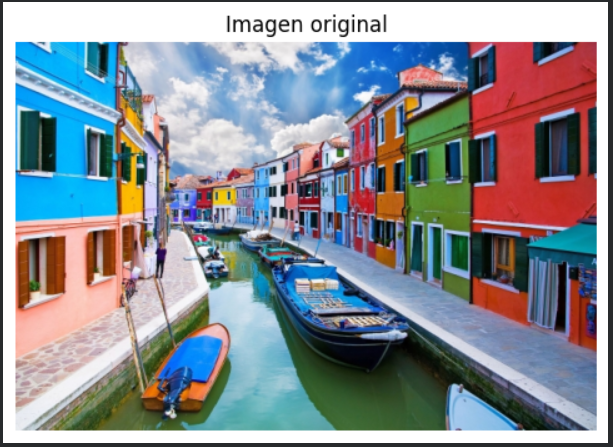
#> input picture reto_3/imagenOriginal.png, 613 x 447 px, given in place of the camera
$ python reto_4.py
#> lines starting #> are read from the running program, lines starting #| are printed output that depends on the picture; after the words box and inside, x2 and y2 are one past the last pixel; in counts of white or black regions, pixels touching at a corner belong together
import cv2
import numpy as np


# ROJO: en HSV el rojo "envuelve" el hue, por eso tiene 2 rangos
RED1_LOWER = np.array([0, 120, 70])
RED1_UPPER = np.array([10, 255, 255])
RED2_LOWER = np.array([170, 120, 70])
RED2_UPPER = np.array([180, 255, 255])

GREEN_LOWER = np.array([35, 80, 60])
GREEN_UPPER = np.array([85, 255, 255])

BLUE_LOWER = np.array([90, 80, 60])
BLUE_UPPER = np.array([130, 255, 255])

colors_hsv = [
    ("Rojo",  (RED1_LOWER, RED1_UPPER, RED2_LOWER, RED2_UPPER)),
    ("Verde", (GREEN_LOWER, GREEN_UPPER)),
    ("Azul",  (BLUE_LOWER, BLUE_UPPER)),
]

kernel = np.ones((5, 5), np.uint8)


# CAPTURA DE VIDEO
cap = cv2.VideoCapture(0)  # 0 = webcam principal

if not cap.isOpened():
    raise RuntimeError("No se pudo abrir la cámara. Prueba con 1 o revisa permisos.")

min_area = 800  # evita detectar ruido pequeño

while True:
    ret, frame = cap.read()
#> frame is the input picture: shape (447, 613, 3); mean B, G, R 149.4, 142.4, 137
    if not ret:
        break

    # Convertir a HSV
    hsv = cv2.cvtColor(frame, cv2.COLOR_BGR2HSV)
#> hsv: shape (447, 613, 3); mean H, S, V 73.5, 98.8, 174.6

    best_label = None
    best_area = 0
    best_box = None

    # Probar cada color y quedarnos con el más grande
    for item in colors_hsv:
        label = item[0]

        if label == "Rojo":
            r1_low, r1_up, r2_low, r2_up = item[1]
            mask1 = cv2.inRange(hsv, r1_low, r1_up)
            mask2 = cv2.inRange(hsv, r2_low, r2_up)
            mask = cv2.bitwise_or(mask1, mask2)
        else:
            low, up = item[1]
            mask = cv2.inRange(hsv, low, up)

        # Limpiar ruido (morfología)
        mask = cv2.morphologyEx(mask, cv2.MORPH_OPEN, kernel, iterations=1)
        mask = cv2.morphologyEx(mask, cv2.MORPH_CLOSE, kernel, iterations=1)

        # Contornos
        contours, _ = cv2.findContours(mask, cv2.RETR_EXTERNAL, cv2.CHAIN_APPROX_SIMPLE)
        if not contours:
            continue

        c = max(contours, key=cv2.contourArea)
        area = cv2.contourArea(c)

        if area > best_area and area > min_area:
            x, y, w, h = cv2.boundingRect(c)
            best_area = area
            best_label = label
            best_box = (x, y, w, h)
#> this loop made 3 passes
#> (area, x, y, w, h, best_area) on pass 1: (18866.5, 469, 42, 127, 196, 18866.5)
#> area on passes 2 to 3: 6733, 9804
#> pass 1, `mask1 = cv2.inRange(hsv, r1_low, r1_up)`:
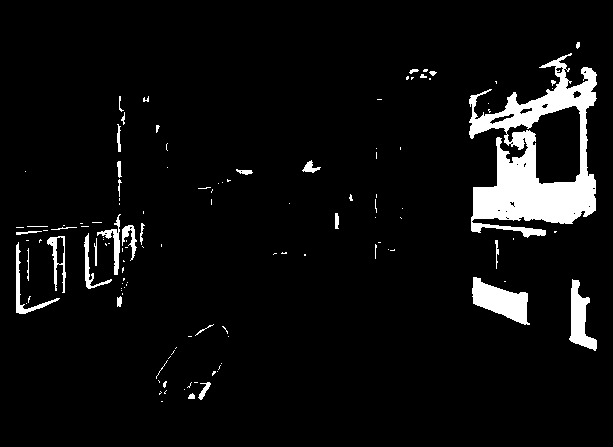
#> mask1: shape (447, 613); 5.8% white; 123 white regions (89 under 20 px), largest, box (x1, y1, x2, y2) and area: (469, 53, 597, 238) 10279, (472, 277, 530, 325) 1489, (569, 279, 597, 351) 985
#> pass 1, `mask2 = cv2.inRange(hsv, r2_low, r2_up)`:
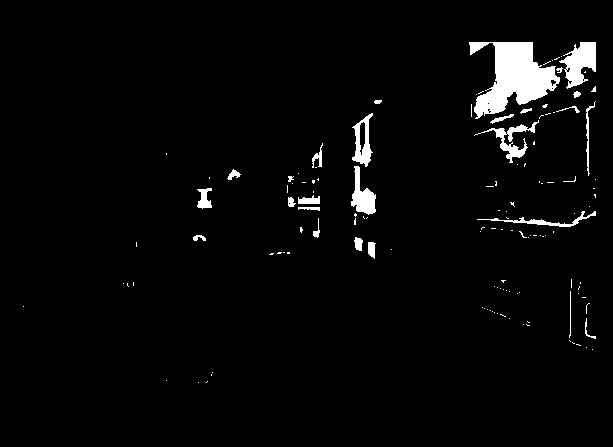
#> mask2: shape (447, 613); 3.1% white; 132 white regions (106 under 20 px), largest, box (x1, y1, x2, y2) and area: (469, 42, 560, 119) 3589, (559, 42, 596, 89) 974, (351, 166, 376, 215) 612
#> pass 1, `mask = cv2.bitwise_or(mask1, mask2)`:
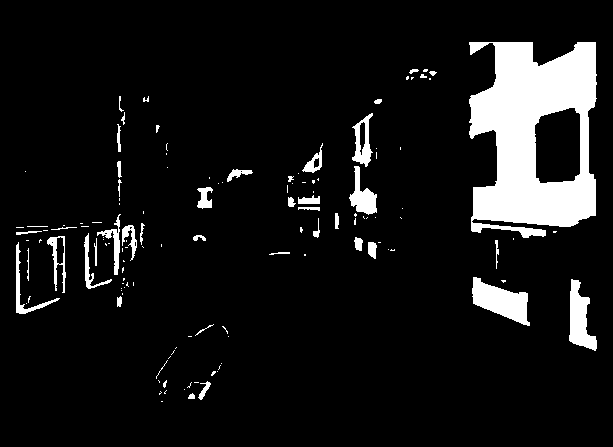
#> mask: shape (447, 613); 8.9% white; 132 white regions (86 under 20 px), largest, box (x1, y1, x2, y2) and area: (469, 42, 597, 238) 16444, (472, 277, 530, 326) 1519, (569, 279, 597, 351) 1123
#> pass 1, `mask = cv2.morphologyEx(mask, cv2.MORPH_OPEN, kernel, iterations=1)`:
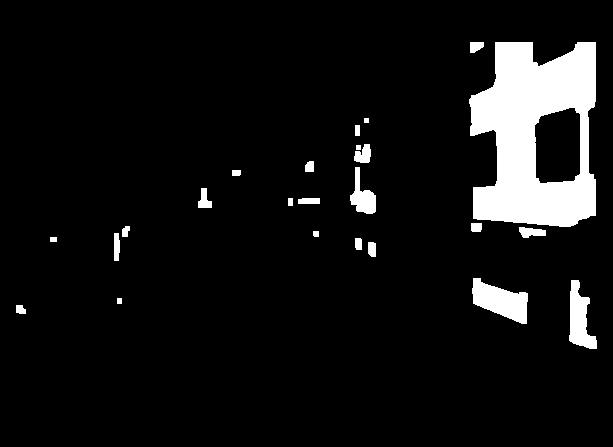
#> mask: shape (447, 613); 7.6% white; 24 white regions, largest, box (x1, y1, x2, y2) and area: (469, 42, 596, 227) 15787, (472, 278, 528, 324) 1497, (569, 280, 597, 349) 1113
#> after the loop:
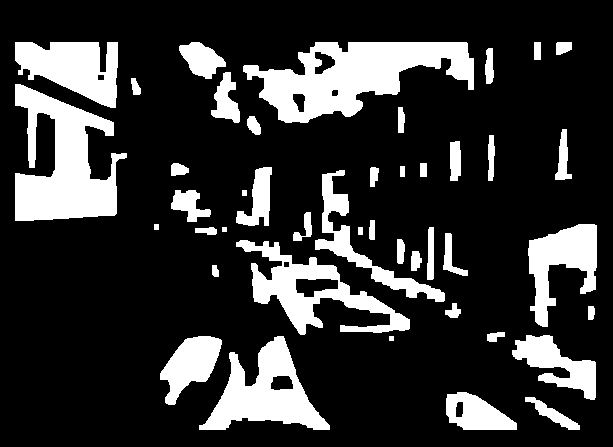
#> mask: shape (447, 613); 20.2% white; 44 white regions, largest, box (x1, y1, x2, y2) and area: (243, 42, 474, 123) 9705, (15, 84, 127, 221) 8483, (199, 336, 330, 430) 5537
#> after the loop, best_area = 18866.5; best_label = 'Rojo'; h = 196; w = 127; x = 469; y = 42

    # Dibujar resultado final
    if best_box is not None:
        x, y, w, h = best_box

        cv2.rectangle(frame, (x, y), (x + w, y + h), (0, 255, 0), 2)

        text = f"{best_label}"
#> text = 'Rojo'
        cv2.putText(frame, text, (x, y - 10),
                    cv2.FONT_HERSHEY_SIMPLEX, 0.9, (0, 255, 0), 2)
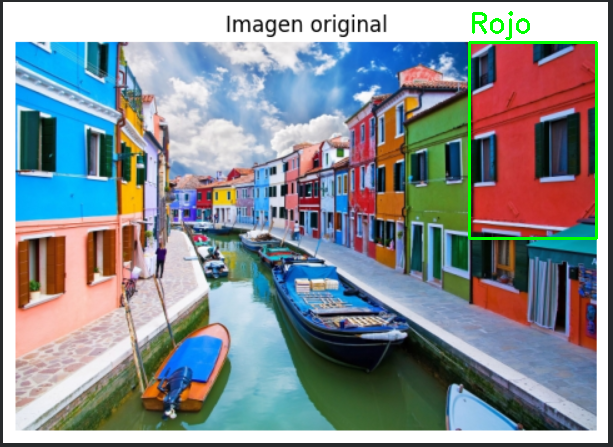
#> frame: shape (447, 613, 3); mean B, G, R 148.2, 143.5, 135.7

    cv2.imshow("Seguimiento y clasificacion (3 colores)", frame)

    # ESC para salir
    if cv2.waitKey(1) & 0xFF == 27:
#> (key Esc is pressed here)
        break

cap.release()
cv2.destroyAllWindows()
